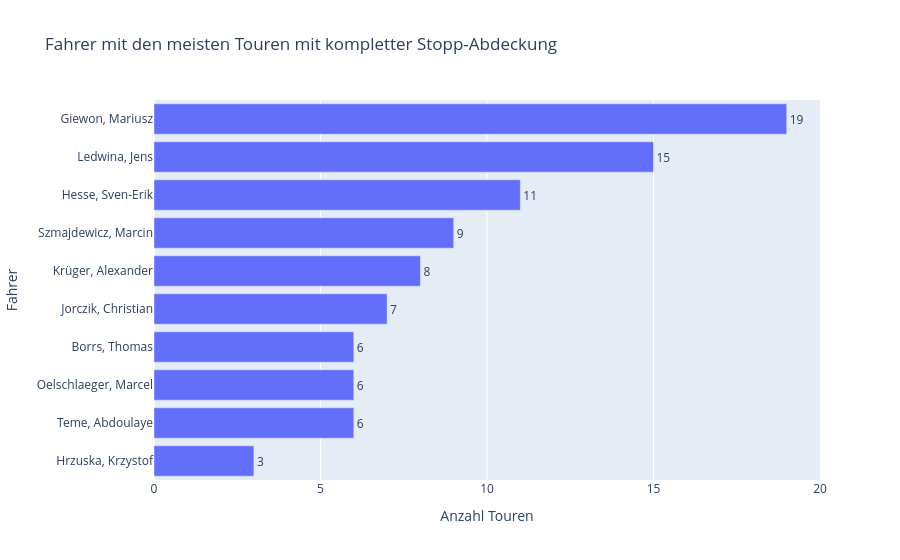

Notebook cell for this chart:
### Code cell
# Falls dein DataFrame noch nicht existiert, hier anpassen:
df = ist_touren_mit_mind_80_prozent_stopps.copy()

# Spalten robust finden
fahrer_col = next(c for c in ["FAHRERNAME", "Fahrername", "fahrername"] if c in df.columns)
tour_col = next(c for c in ["TOURNR", "Tournummer", "tournr"] if c in df.columns)

# Pro Fahrer zählen, wie viele eindeutige Touren im DataFrame sind
driver_counts = (
    df[[fahrer_col, tour_col]]
    .drop_duplicates()
    .groupby(fahrer_col, as_index=False)
    .agg(anzahl_touren=(tour_col, "nunique"))
    .sort_values("anzahl_touren", ascending=False)
    .reset_index(drop=True)
)

# Optional: nur Top 15 anzeigen

fig = px.bar(
    driver_counts,
    x="anzahl_touren",
    y=fahrer_col,
    orientation="h",
    text="anzahl_touren",
    title=f"Fahrer mit den meisten Touren mit kompletter Stopp-Abdeckung",
)

fig.update_traces(textposition="outside", cliponaxis=False)
fig.update_layout(
    xaxis_title="Anzahl Touren",
    yaxis_title="Fahrer",
    yaxis=dict(autorange="reversed"),
)

fig.show()

### Figure 1 — Plotly figure (JSON) as saved in the notebook; plotly's stock layout.template omitted (floating-point values rounded to 4 significant figures)
{"data": [{"cliponaxis": false, "hovertemplate": "anzahl_touren=%{text}<br>Fahrername=%{y}<extra></extra>", "legendgroup": "", "marker": {"color": "#636efa", "pattern": {"shape": ""}}, "name": "", "orientation": "h", "showlegend": false, "text": [19.0, 15.0, 11.0, 9.0, 8.0, 7.0, 6.0, 6.0, 6.0, 3.0], "textposition": "outside", "type": "bar", "x": [19, 15, 11, 9, 8, 7, 6, 6, 6, 3], "xaxis": "x", "y": ["Giewon, Mariusz", "Ledwina, Jens", "Hesse, Sven-Erik", "Szmajdewicz, Marcin", "Krüger, Alexander", "Jorczik, Christian", "Borrs, Thomas", "Oelschlaeger, Marcel", "Teme, Abdoulaye", "Hrzuska, Krzystof"], "yaxis": "y"}], "layout": {"barmode": "relative", "legend": {"tracegroupgap": 0}, "title": {"text": "Fahrer mit den meisten Touren mit kompletter Stopp-Abdeckung"}, "xaxis": {"anchor": "y", "domain": [0, 1], "title": {"text": "Anzahl Touren"}}, "yaxis": {"anchor": "x", "autorange": "reversed", "domain": [0, 1], "title": {"text": "Fahrer"}}}}
